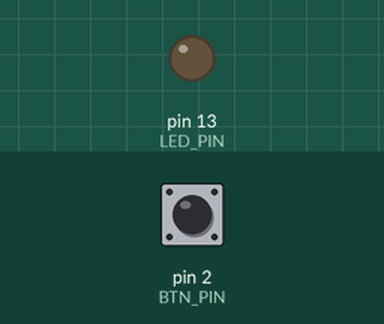
Recording of a sketch running on a simulated Arduino Uno, built with avr-gcc and run on an emulated ATmega328P. Shown: output pins drawn as LEDs (lit = HIGH). Inputs (shaded band) come from the test bench; at power-on: pin 2 (BTN_PIN) HIGH.

Above: at 1.2 s.
1.3 s: pin 2 (BTN_PIN) pulled LOW for 0.15 s
At 1.6 s:
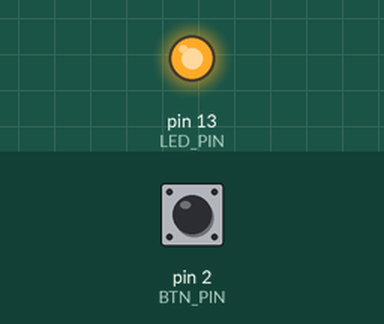
2.9 s: pin 2 (BTN_PIN) pulled LOW for 1 s
At 4.0 s:
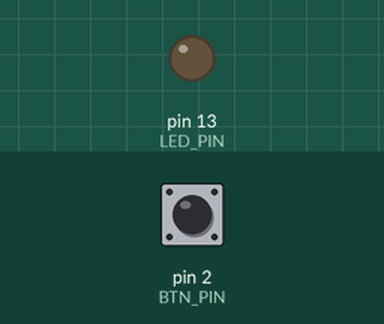
5.4 s: pin 2 (BTN_PIN) pulled LOW for 3.2 s
At 6.0 s:
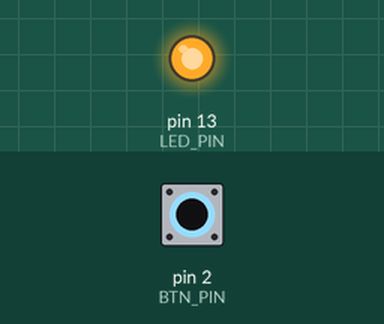
Timing chart, 0 to 8.4 s (numbered marks = the images above; inputs shaded):
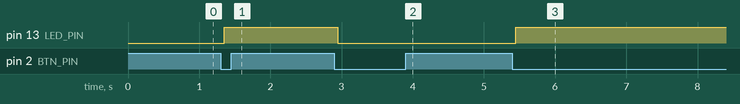

The sketch:

button_led.ino
```cpp
const int BTN_PIN = 2;    // SKS49 button → Pin 2 & GND
const int LED_PIN = 13;   // 1kΩ → LED → GND

const unsigned long DEBOUNCE_MS = 50;

bool ledState        = false;
bool lastReading     = HIGH;
bool stableState     = HIGH;
unsigned long lastChangeTime = 0;

void setup() {
  pinMode(BTN_PIN, INPUT_PULLUP); // internal pull-up, no external resistor needed
  pinMode(LED_PIN, OUTPUT);
  digitalWrite(LED_PIN, LOW);
}

void loop() {
  bool reading = digitalRead(BTN_PIN);

  if (reading != lastReading) {
    lastChangeTime = millis();
    lastReading = reading;
  }

  if ((millis() - lastChangeTime) >= DEBOUNCE_MS) {
    if (reading != stableState) {
      stableState = reading;

      if (stableState == LOW) {        // falling edge = button pressed
        ledState = !ledState;
        digitalWrite(LED_PIN, ledState);
      }
    }
  }
}
```

Measured:
- after the input at 1.3 s, pin 13 (LED_PIN): LOW → HIGH after 0.05 s
- after the input at 2.9 s, pin 13 (LED_PIN): HIGH → LOW after 0.05 s
- after the input at 5.4 s, pin 13 (LED_PIN): LOW → HIGH after 0.05 s
